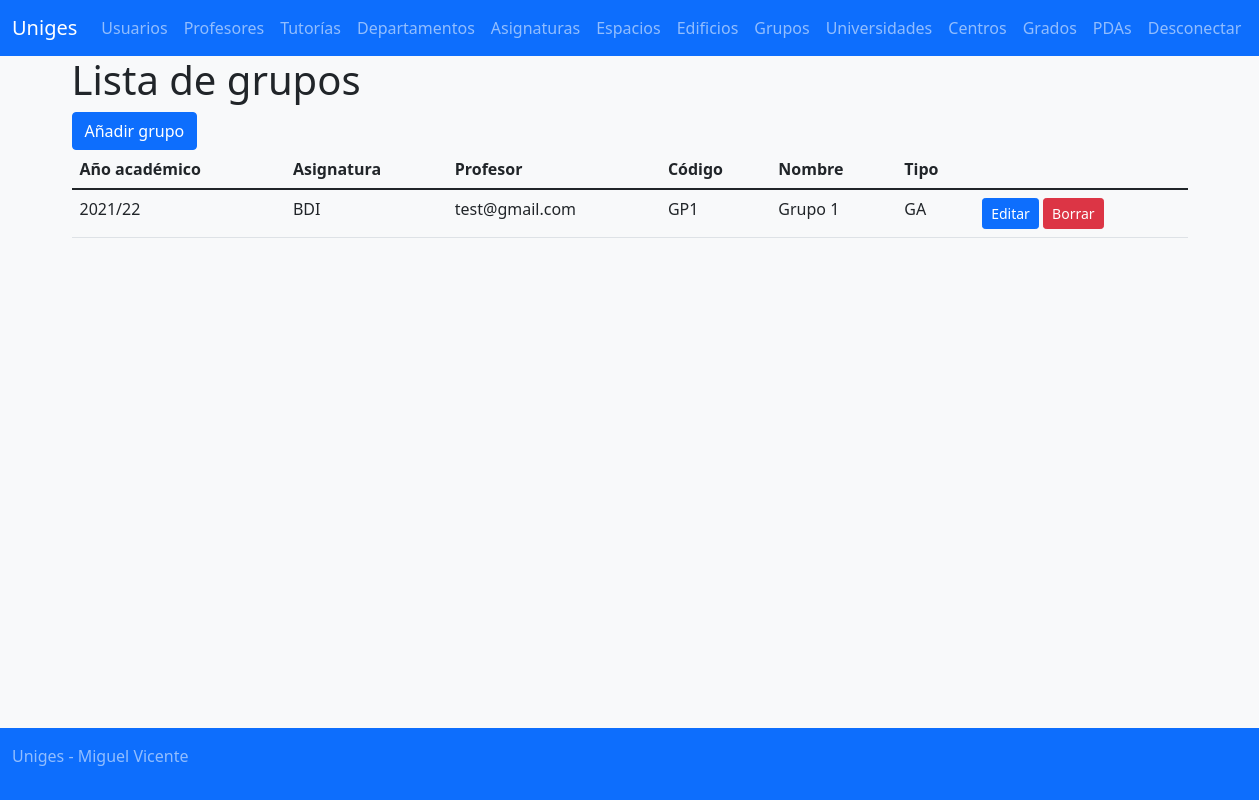
Screenshot of /?controller=group&action=list (signed in) with the database file from the repository.
### tables this page shows
create table `group` (
	id int not null auto_increment primary key,
	academicyear_id int not null,
	subject_id int not null,
	professor_id int default null,
	code varchar(255) not null,
	name varchar(255) not null,
	type enum('GA','GB','GC') not null,
	hours int not null,
	deleted tinyint(1) not null default 0);

create table `academicyear` (
	id int not null auto_increment primary key,
	name varchar(10) not null,
	deleted tinyint(1) not null default 0);

create table `subject` (
	id int not null auto_increment primary key,
	academicyear_id int not null,
	degree_id int not null,
	department_id int not null,
	professor_id int not null,
	code varchar(10) not null,
	name varchar(255) not null,
	content varchar(255) not null,
	credits int not null,
	type enum('OB', 'OP', 'FB') not null,
	hours int not null,
	semester enum('1','2') not null,
	deleted tinyint(1) not null default 0);

create table user (
       id int not null auto_increment primary key,
	dni varchar(9) not null,
	name varchar(255) not null,
	surname varchar(255) not null,
	email varchar(255),
	password varchar(128),
	deleted tinyint(1) not null default 0);

### controladores/GroupController.php (called while the page is built, shortened)
<?php
include_once 'modelos/GroupModel.php';
include_once 'modelos/AcademicYearModel.php';
include_once 'modelos/SubjectModel.php';
include_once 'modelos/ProfessorModel.php';
include_once 'modelos/UserModel.php';
class GroupController {
    function list() {
        $grupos = GroupModel::findAll();
        foreach($grupos as &$g) {
            $g->academicyear = AcademicYearModel::findById($g->academicyear_id);
            $g->subject = SubjectModel::findById($g->subject_id);
            $g->professor = ProfessorModel::findById($g->professor_id);
            $g->professor->user = UserModel::findById($g->professor->user_id);
        }
    }
}
?>

### modelos/GroupModel.php (called while the page is built, shortened)
<?php
class GroupModel {
    static public function findAll() {
        $conn = Connection::getConnection();
        $stat = $conn->prepare("SELECT * FROM `group` WHERE deleted = 0");
        $stat->execute();
        $result = $stat->get_result();
        $value = array();
        while($fila = $result->fetch_object("GroupModel")) {
            array_push($value, $fila);
        }
        return $value;
    }
}
?>

### modelos/AcademicYearModel.php (called while the page is built, shortened)
<?php
class AcademicYearModel {
	public static function findById($id) {
		$conn = Connection::getConnection();
		$stat = $conn->prepare("SELECT * FROM academicyear WHERE id = ? AND deleted = 0");
		$stat->bind_param("i", $id);
		$stat->execute();
		$result = $stat->get_result();
		return $result->fetch_object("AcademicYearModel");
	}
}
?>

### modelos/SubjectModel.php (called while the page is built, shortened)
<?php
class SubjectModel {
    public static function findById($id) {
        $conn = Connection::getConnection();
        $stat = $conn->prepare("SELECT * FROM subject WHERE deleted = 0 AND id = ?");
        $stat->bind_param("i", $id);
        $stat->execute();
        $result = $stat->get_result();
        return $result->fetch_object("SubjectModel");
    }
}
?>

### modelos/ProfessorModel.php (called while the page is built, shortened)
<?php
class ProfessorModel {
	private static function readFromAssoc($fila) {
	    	$res = new ProfessorModel();
		$res->id = $fila["id"];
		$res->academicyear_id = $fila["academicyear_id"];
		$res->department_id = $fila["department_id"];
		$res->dedication = $fila["dedication"];
		$res->deleted = $fila["deleted"];
		$res->user_id = $fila["user_id"];
		return $res;
	}
    public static function findById($id) {
	$conn = Connection::getConnection();
	$stat = $conn->prepare("SELECT * FROM professor WHERE id = ? AND deleted = 0");
	$stat->bind_param("i", $id);
	$stat->execute();
	$result = $stat->get_result();
    	$fila = $result->fetch_assoc();
	$return = ProfessorModel::readFromAssoc($fila);
	return $return;
    }
}
?>

### modelos/UserModel.php (called while the page is built, shortened)
<?php
class UserModel {
	static private function readFromAssoc($user_data) {
		$result_user = new UserModel();
		$result_user->id = $user_data["id"];
		$result_user->dni = $user_data["dni"];
		$result_user->name = $user_data["name"];
		$result_user->surname = $user_data["surname"];
		$result_user->email = $user_data["email"];
		$result_user->password = $user_data["password"];
		$result_user->deleted = $user_data["deleted"];
		return $result_user;
	}
	static function findById($id) {
		$conn = Connection::getConnection();
		$stat = $conn->prepare("SELECT * FROM user WHERE id = ? AND deleted = 0");
		$stat->bind_param("i", $id);
		$stat->execute();
		$result = $stat->get_result();
		$user_data = $result->fetch_assoc();
		$result_user = UserModel::readFromAssoc($user_data);
		return $result_user;
	}
}
?>

### vistas/group/list.php (the view, shortened to what this page needs)
<h1><?= $strings["group_list_title"] ?></h1>
<?php if(has_permission("group", "add")) { ?>
    <a class="btn btn-primary" href="/?controller=group&action=add"><?= $strings["group_list_add"] ?></a>
<?php } ?>
<table class="table">
    <thead>
        <th scope="col"><?= $strings["group_list_ay"] ?></th>
        <th scope="col"><?= $strings["group_list_subject"] ?></th>
        <th scope="col"><?= $strings["group_list_professor"] ?></th>
        <th scope="col"><?= $strings["group_list_code"] ?></th>
        <th scope="col"><?= $strings["group_list_name"] ?></th>
        <th scope="col"><?= $strings["group_list_type"] ?></th>
    </thead>
<?php foreach($data as $g) { ?>
    <tr>
        <td><?= $g->academicyear->name ?></td>
        <td><?= $g->subject->code ?></td>
        <td><?= $g->professor->user->email ?></td>
        <td><?= $g->code ?></td>
        <td><?= $g->name ?></td>
        <td><?= $g->type ?></td>
        <td>
<?php if(has_permission("group", "edit")) { ?>
<a class="btn btn-primary btn-sm"
			href="/?controller=group&action=edit&id=<?= $g->id ?>">
			<?= $strings["group_list_edit"] ?>
			</a>
<?php } ?>
<?php if(has_permission("group", "delete")) { ?>
			<form style="display: inline"
				action="/?controller=group&action=delete" method="POST">
			<input type="submit" value="<?= $strings["group_list_delete"] ?>" class="btn btn-danger btn-sm" />
			</form>
<?php } ?>
		</td>
    </tr>
<?php } ?>
</table>

### rows the page displays
group: academicyear.name "2021/22", subject.code "BDI", code "GP1", name "Grupo 1", type "GA"
user: email "test@gmail.com"

### other values shown
$strings["app_title"] "Uniges"
$strings["navbar_user"] "Usuarios"
$strings["navbar_professor"] "Profesores"
$strings["navbar_tutoria"] "Tutorías"
$strings["navbar_department"] "Departamentos"
$strings["navbar_subject"] "Asignaturas"
$strings["navbar_space"] "Espacios"
$strings["navbar_building"] "Edificios"
$strings["navbar_group"] "Grupos"
$strings["navbar_college"] "Universidades"
$strings["navbar_centre"] "Centros"
$strings["navbar_degree"] "Grados"
$strings["navbar_pda"] "PDAs"
$strings["logout"] "Desconectar"
$strings["group_list_title"] "Lista de grupos"
